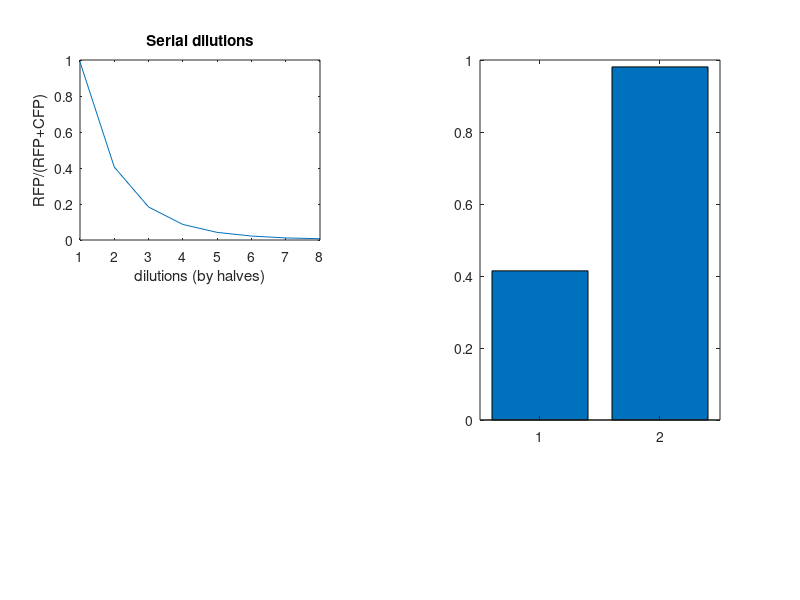

Here is the MATLAB script that generated this plot: (Note: this script raises an error after producing the figure.)
%%
facs=struct;
facs.titration.sample1.rfp=99.5
facs.titration.sample1.cfp=.11
facs.titration.wtrgt2.sample1.rfp=99.5;
facs.titration.wtrgt2.sample1.cfp=0.11;
facs.titration.wtrgt2.sample2.cfp=0.58;
facs.titration.wtrgt2.sample2.rfp=0.395;
facs.titration.wtrgt2.sample1.rfp=.995;
facs.titration.wtrgt2.sample1.cfp=0.011;
facs.titration.wtrgt2.sample3.cfp=.793;
facs.titration.wtrgt2.sample3.rfp=.178;
facs.titration.wtrgt2.sample4.cfp=.885;
facs.titration.wtrgt2.sample4.rfp=.0837;
facs.titration.wtrgt2.sample5.cfp=.93;
facs.titration.wtrgt2.sample5.rfp=.0411;
facs.titration.wtrgt2.sample6.cfp=.944;
facs.titration.wtrgt2.sample6.rfp=.0213;
facs.titration.wtrgt2.sample6.cfp=.956;
facs.titration.wtrgt2.sample6.cfp=.944;
facs.titration.wtrgt2.sample7.cfp=.958;
facs.titration.wtrgt2.sample7.rfp=.0111;
facs.titration.wtrgt2.sample8.cfp=.958;
facs.titration.wtrgt2.sample8.rfp=.007;
facs.samples.wtwt.cfp=58.1
facs.samples.wtwt.rfp=41.1
facs.samples.wtwt.cfp=.581
facs.samples.wtwt.rfp=.411
facs.samples.wtwrgt2.cfp=.0191
facs.samples.wtwrgt2.rfp=.977
rat= @(st)  st.rfp/ (st.cfp +st.rfp)
figure;
axes('position', [.1, .6, .3, .3])
plot(structfun(rat, facs.titration.wtrgt2))
ylabel('RFP/(RFP+CFP)')
xlabel('dilutions (by halves)')
title('Serial dilutions')
g=axes('position', [.6, .3, .3, .6])
h=bar(structfun(rat, facs.samples))
g.XTickLabels={'wt_R_F_P vs \newline wt_C_F_P', 'rgt2_R_F_P vs \newline wt_C_F_P'}
ylabel('RFP/(RFP+CFP)')
title('turbidostat')
axes('position', [.1, .1, .3, .3])
plot(log2(structfun(rat, facs.titration.wtrgt2)))
ylabel('log 2 RFP/(RFP+CFP)')
ylabel('RFP/CFP')
xlabel('dilutions (by halves)')
title('Serial dilutions')
addVLine([2,3,4,5,6,7])
addHLine([-6])
addHLine([-4])
addHLine([-2])
addHLine([-3])
addHLine([-5])
addHLine([-1])
addHLine([-7])
ylabel('RFP/(RFP+CFP)')


